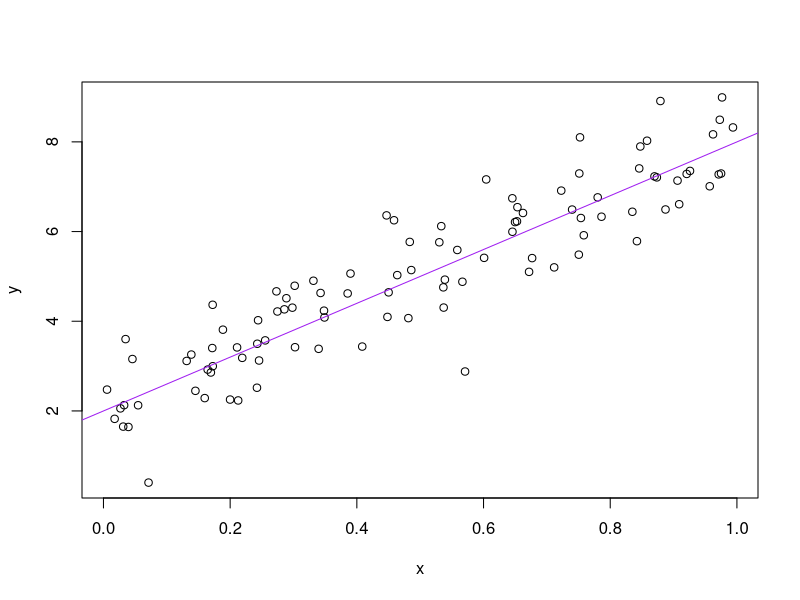

This figure's R source:
n <- 100
a <- 2
b <- 6
sig_sq <- 0.6
x <- runif(n)
y <- a + b * x + rnorm(n, sd = sqrt(sig_sq))
(avg_x <- mean(x))
write(avg_x, "avg_x.txt")
plot(x, y)
abline(a, b, col = "purple")
dev.print(pdf, "toy_line_plot.pdf")
